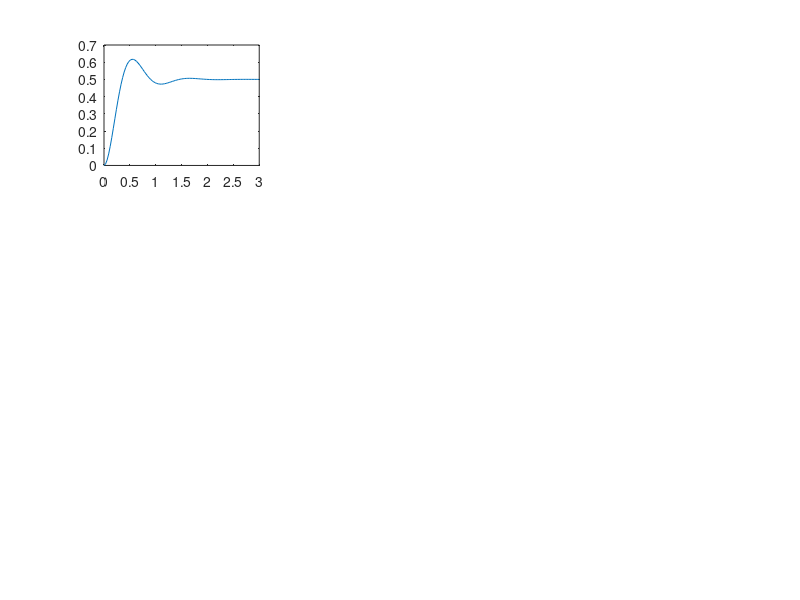

The MATLAB source for this figure: (Note: this script raises an error after producing the figure.)
%{
Author(s): Graeme Appel and Ethan Andrews with collaborations and derivations by: Owen Storer and Nathan Brasier

Project: Dynamics Lab -- Lab 3 -- Rotary Control Arm

Creation Date: 4/1/25

Last Updated: 4/8/25

Inputs:

K_g --> Gear Ratio --> proportional constant relating angular velocity of the motor to the output shaft
K_m -->  Motor Constant --> Proportionality constant between current input to motor and torque it produces
J  --> Moment of Inertia About the shaft --> combination of hub inertia and inertia due to added load
K_ptheta -->  Proportionality constant for Proportional component of error in PD controller
K_Dtheta --> Proportionality Constant for Derivative component of error in PD controller
R_m --> Output Motor Resistance
theta_L  --> Theta Actual --> current angular position of control arm
theta_D  --> Theta desired --> desired angular position of control arm
s  --> Laplace Transform variable for characteristic equation
   
Outputs: 
   
Purpose: 

%}

%% Housekeeping
clc
clear
close all

%% Rigid Dynamics

%% Define Necessary Variables

K_g =  33.3; % unitless
K_m = 0.0401; % unitless
R_m = 19.2; % in [Ohms] 
J_hub = 0.0005; % in [Kgm^2]
J_extra = 0.2*0.2794^2; % in [Kgm^2]
J_load = 0.0015; % in [Kgm^2]
J_total = J_hub + J_extra + J_load; % in [Kgm^2]

K_ptheta = [10, 20, 5, 10, 10, 10]; % Vector of K1-Proportional constants for Sets 1-6
K_Dtheta = [0, 0, 0, 1 , -1, -0.5]; % Vector of K3-Derivative constants for Sets 1-6

numsets = 6;

theta_D = 0.5; % in [rads]

% Equation 17 Definition for reference
% [Eqn 17] -> theta_L/theta_D = ((K_ptheta*K_g*K_m)/(J*R_m))/((s^2)+((K_g^2*K_m^2)/(J*R_m)+(K_Dtheta*K_g*K_m)/(J*R_m))*(s) + (K_ptheta*K_g*K_m)/(J*R_m))) 


%% Defining Coefficients for Transfer Function System

% Create Loop to loop through and plot each set of gains 

figure();

for i = 1:numsets

% Define numerator and denominator coefficients to input into Transfer function sysetem for each gain case

n1 = (K_ptheta(i)*K_g*K_m)/(J_total*R_m); % Numerator Coefficient
d2 = 1; % Coefficient for s^2
d1 = ((K_g^2*K_m^2)/(J_total*R_m)+(K_Dtheta(i)*K_g*K_m)/(J_total*R_m)); % Coefficient for s
d0 = (K_ptheta(i)*K_g*K_m)/(J_total*R_m); % coefficient for s^0 i.e 1

 %% Closed Loop System Definition

num = n1; % coefficient numerator to be input into transfer function system
den = [d2 d1 d0]; % coefficients for orders of s in denominator to be input into transfer function system
sysTF = tf(num,den); % System Defintion with numerator and denominator coefficients


%% Step Response

% Exploring Base results with step function

[x,t] = step(sysTF); % Behind the scenes, step function multiplies by 1/s (i.e t in laplace transform)
                     % Steps through system defined with unit step of 1 radian --> later we will need to convert to a 0.5 unit step by multiplying x by 0.5
x = theta_D*x; % convert to unit step of 0.5 radians


% Plot Output Step values versus time

subplot(3,3,i)
plot(t,x);
hold on 
yline(theta_D);
title(sprintf("Rotary Arm Step Response: K_ptheta = %.1f, K_Dtheta = %.1f", K_ptheta(i), K_Dtheta(i)));
xlabel("Time in [s]")
ylabel("Actual Output/Theta Value in [Rads]")
xlim([0,10]);
ylim([0,1]);
legend("Actual Theta Value", "Goal/Desired Theta Value", "Location","Best");

end

%% Exploring lsim function
% Note that lsim uses a specific vector/range for time values you want to evaulate
% Additionally, apart from the sysTF input, there is a u vector input of the same length as the t
% vector which 

% Initialize time vector for use in lsim
t_min = 0;
t_increment = 0.02;
t_final = 10;
t_vec = t_min:t_increment:t_final; % Note this is at random values for the time being

% u input for a closed loop system is vector of desired theta values (input) with same length as
% time vector

% for an open loop system, our u input is our voltage input
% Initialize a vector of u for a desired reference theta of 0.5 radians with same length as t_vec
% and same number of columns as sysTF

u_vec = theta_D*ones(length(t_vec), 1);

vec_lsim = lsim(sysTF, u_vec, t_vec);

figure();
plot(t_vec, vec_lsim);



